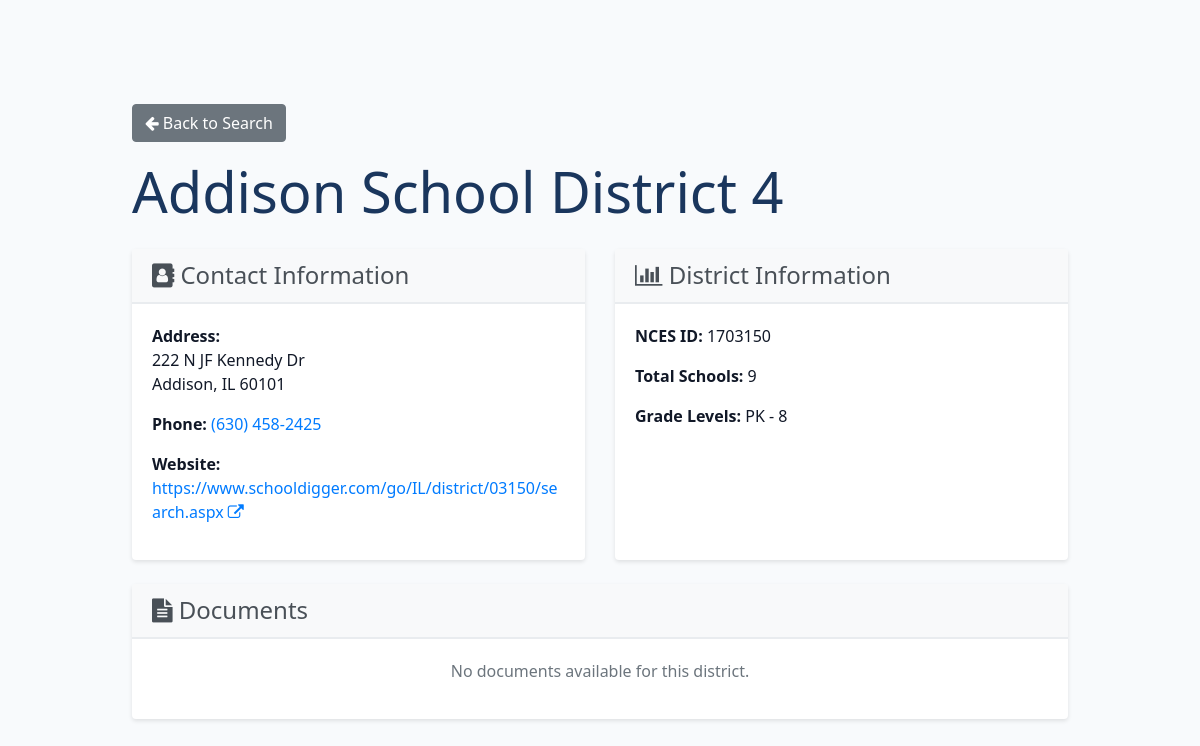
/district/6, run on an earlier commit of the app's database.
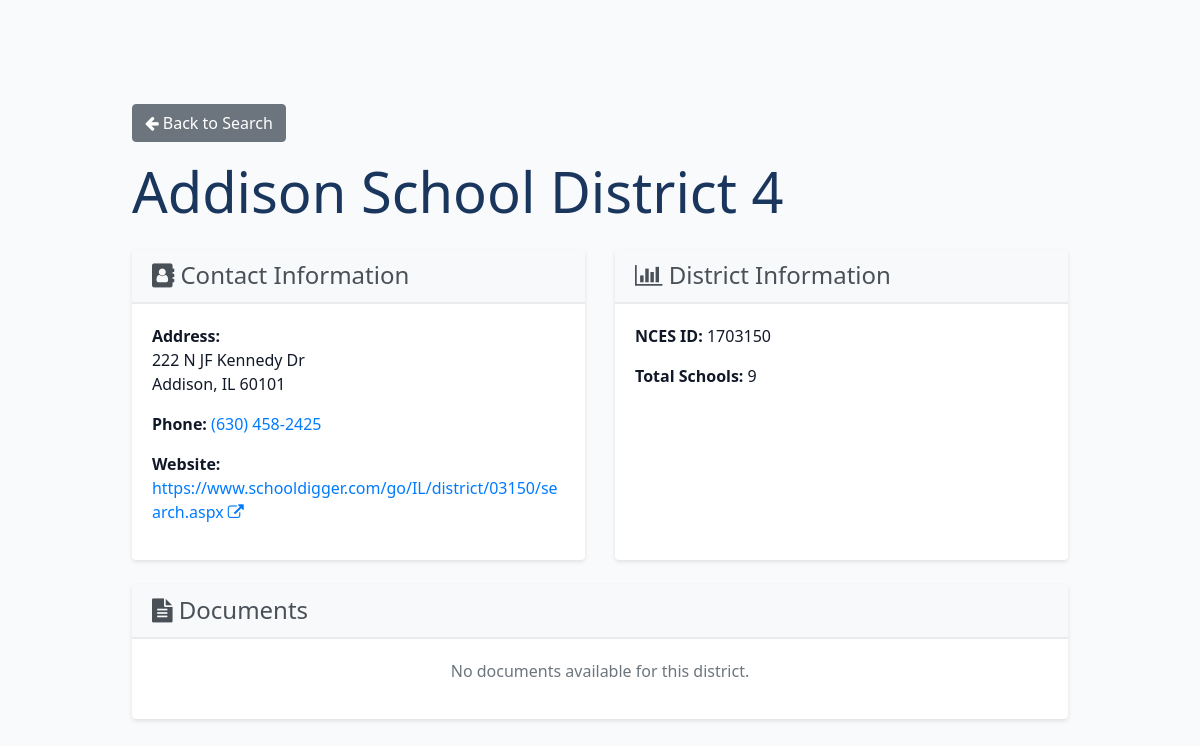
And on a later commit of the database.
### website/models.py (models this page shows)
class School(db.Model):
    id = db.Column(db.Integer, primary_key=True)
    nces_id = db.Column(db.String(10), unique=True)
    name = db.Column(db.String(150))
    street = db.Column(db.String(50))
    county = db.Column(db.String(150))
    city = db.Column(db.String(150))
    state = db.Column(db.String(150))
    zip_code = db.Column(db.String(10))
    phone_number = db.Column(db.String(20))
    email = db.Column(db.String(150), unique=True)
    website = db.Column(db.String(150))
    numberTotalSchools = db.Column(db.Integer)
    street = db.Column(db.String(150))
    lowGrade = db.Column(db.String(10))
    highGrade = db.Column(db.String(10))
    documents = db.relationship('Document')
    tags = db.relationship('Tag', secondary=school_tag, backref='schools')

### website/views.py (the view)
@views.route('/district/<int:district_id>')
def district_detail(district_id):
    school = School.query.get_or_404(district_id)
    return render_template("district_detail.html", school=school)

### website/templates/district_detail.html (shortened to what this page needs)
{% extends "base.html" %}
{% block content %}
<div class="district-detail">
    <div class="mb-3">
        <a href="{{ url_for('views.home') }}" class="btn btn-secondary">
            <i class="fa fa-arrow-left"></i> Back to Search
        </a>
    </div>
    <div class="district-header mb-4">
        <h1 class="display-4">{{ school.name }}</h1>
    </div>
    <div class="row">
        <div class="col-md-6 mb-4">
            <div class="card h-100">
                <div class="card-header">
                    <h4><i class="fa fa-address-book"></i> Contact Information</h4>
                </div>
                <div class="card-body">
                    {% if school.street %}
                        <p><strong>Address:</strong><br>
                        {{ school.street }}<br>
                        {{ school.city }}, {{ school.state }} {{ school.zip_code }}</p>
                    {% endif %}
                    {% if school.phone_number %}
                        <p><strong>Phone:</strong>
                        <a href="tel:{{ school.phone_number }}">{{ school.phone_number }}</a></p>
                    {% endif %}
                    {% if school.website %}
                        <p><strong>Website:</strong>
                        <a href="{{ school.website }}" target="_blank" rel="noopener">
                            {{ school.website }} <i class="fa fa-external-link"></i>
                        </a></p>
                    {% endif %}
                </div>
            </div>
        </div>
        <div class="col-md-6 mb-4">
            <div class="card h-100">
                <div class="card-header">
                    <h4><i class="fa fa-bar-chart"></i> District Information</h4>
                </div>
                <div class="card-body">
                    {% if school.nces_id %}
                        <p><strong>NCES ID:</strong> {{ school.nces_id }}</p>
                    {% endif %}
                    {% if school.numberTotalSchools %}
                        <p><strong>Total Schools:</strong> {{ school.numberTotalSchools }}</p>
                    {% endif %}
                    {% if school.lowGrade and school.highGrade %}
                        <p><strong>Grade Levels:</strong> {{ school.lowGrade }} - {{ school.highGrade }}</p>
                    {% endif %}
                </div>
            </div>
        </div>
    </div>
    {% if school.documents %}
        <div class="row">
            <div class="col-12">
                <div class="card">
                    <div class="card-header">
                        <h4><i class="fa fa-file-text"></i> Documents</h4>
                    </div>
                    <div class="card-body">
                        <div class="list-group">
                            {% for document in school.documents %}
                                <a href="{{ document.url }}"
                                   class="list-group-item list-group-item-action"
                                   target="_blank" rel="noopener">
                                    <div class="d-flex w-100 justify-content-between">
                                        <h5 class="mb-1">{{ document.title }}</h5>
                                        <small>{{ document.upload_date.strftime('%m/%d/%Y') }}</small>
                                    </div>
                                    <i class="fa fa-external-link"></i>
                                </a>
                            {% endfor %}
                        </div>
                    </div>
                </div>
            </div>
        </div>
    {% else %}
        <div class="row">
            <div class="col-12">
                <div class="card">
                    <div class="card-header">
                        <h4><i class="fa fa-file-text"></i> Documents</h4>
                    </div>
                    <div class="card-body text-center">
                        <p class="text-muted">No documents available for this district.</p>
                    </div>
                </div>
            </div>
        </div>
    {% endif %}
</div>
{% endblock %}

What changed in the data, as far as the page shows it:
changed School "Addison School District 4": lowGrade "PK" → (not shown); highGrade "8" → (not shown)
Also different on the page:
text no longer shown: "Grade Levels: -"
